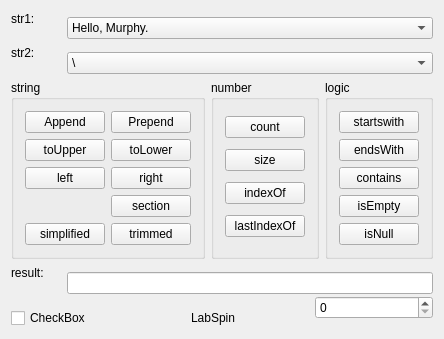
<?xml version="1.0" encoding="UTF-8"?>
<ui version="4.0">
 <class>Widget</class>
 <widget class="QWidget" name="Widget">
  <property name="geometry">
   <rect>
    <x>0</x>
    <y>0</y>
    <width>438</width>
    <height>339</height>
   </rect>
  </property>
  <property name="windowTitle">
   <string>Widget</string>
  </property>
  <layout class="QVBoxLayout" name="verticalLayout">
   <item>
    <layout class="QGridLayout" name="gridLayout">
     <item row="0" column="0">
      <widget class="QLabel" name="label">
       <property name="maximumSize">
        <size>
         <width>50</width>
         <height>16777215</height>
        </size>
       </property>
       <property name="text">
        <string>str1:</string>
       </property>
      </widget>
     </item>
     <item row="0" column="1" rowspan="2">
      <widget class="QComboBox" name="comboBox">
       <item>
        <property name="text">
         <string>Hello, Murphy.</string>
        </property>
       </item>
       <item>
        <property name="text">
         <string>Hello,                      Murphy, llllove!</string>
        </property>
       </item>
       <item>
        <property name="text">
         <string>中国人，河北</string>
        </property>
       </item>
       <item>
        <property name="text">
         <string>ok\hello\nice</string>
        </property>
       </item>
      </widget>
     </item>
     <item row="1" column="0" rowspan="2">
      <widget class="QLabel" name="label_2">
       <property name="maximumSize">
        <size>
         <width>50</width>
         <height>16777215</height>
        </size>
       </property>
       <property name="text">
        <string>str2:</string>
       </property>
      </widget>
     </item>
     <item row="2" column="1">
      <widget class="QComboBox" name="comboBox_2">
       <item>
        <property name="text">
         <string>\</string>
        </property>
       </item>
       <item>
        <property name="text">
         <string>Hello</string>
        </property>
       </item>
       <item>
        <property name="text">
         <string>!</string>
        </property>
       </item>
       <item>
        <property name="text">
         <string>.</string>
        </property>
       </item>
       <item>
        <property name="text">
         <string>.cpp</string>
        </property>
       </item>
       <item>
        <property name="text">
         <string>:</string>
        </property>
       </item>
       <item>
        <property name="text">
         <string>,</string>
        </property>
       </item>
      </widget>
     </item>
    </layout>
   </item>
   <item>
    <layout class="QHBoxLayout" name="horizontalLayout">
     <item>
      <widget class="QGroupBox" name="groupBox">
       <property name="sizePolicy">
        <sizepolicy hsizetype="Preferred" vsizetype="Preferred">
         <horstretch>0</horstretch>
         <verstretch>0</verstretch>
        </sizepolicy>
       </property>
       <property name="minimumSize">
        <size>
         <width>0</width>
         <height>0</height>
        </size>
       </property>
       <property name="title">
        <string>string</string>
       </property>
       <layout class="QGridLayout" name="gridLayout_3">
        <item row="0" column="0">
         <widget class="QPushButton" name="pushButton">
          <property name="text">
           <string>Append</string>
          </property>
         </widget>
        </item>
        <item row="0" column="1">
         <widget class="QPushButton" name="pushButton_2">
          <property name="text">
           <string>Prepend</string>
          </property>
         </widget>
        </item>
        <item row="1" column="0">
         <widget class="QPushButton" name="pushButton_3">
          <property name="text">
           <string>toUpper</string>
          </property>
         </widget>
        </item>
        <item row="1" column="1">
         <widget class="QPushButton" name="pushButton_4">
          <property name="text">
           <string>toLower</string>
          </property>
         </widget>
        </item>
        <item row="2" column="0">
         <widget class="QPushButton" name="pushButton_5">
          <property name="text">
           <string>left</string>
          </property>
         </widget>
        </item>
        <item row="2" column="1">
         <widget class="QPushButton" name="pushButton_6">
          <property name="text">
           <string>right</string>
          </property>
         </widget>
        </item>
        <item row="3" column="1">
         <widget class="QPushButton" name="pushButton_7">
          <property name="text">
           <string>section</string>
          </property>
         </widget>
        </item>
        <item row="4" column="0">
         <widget class="QPushButton" name="pushButton_8">
          <property name="text">
           <string>simplified</string>
          </property>
         </widget>
        </item>
        <item row="4" column="1">
         <widget class="QPushButton" name="pushButton_9">
          <property name="text">
           <string>trimmed</string>
          </property>
         </widget>
        </item>
       </layout>
      </widget>
     </item>
     <item>
      <widget class="QGroupBox" name="groupBox_2">
       <property name="title">
        <string>number</string>
       </property>
       <layout class="QGridLayout" name="gridLayout_4">
        <item row="0" column="0">
         <widget class="QPushButton" name="pushButton_10">
          <property name="text">
           <string>count</string>
          </property>
         </widget>
        </item>
        <item row="1" column="0">
         <widget class="QPushButton" name="pushButton_11">
          <property name="text">
           <string>size</string>
          </property>
         </widget>
        </item>
        <item row="2" column="0">
         <widget class="QPushButton" name="pushButton_12">
          <property name="text">
           <string>indexOf</string>
          </property>
         </widget>
        </item>
        <item row="3" column="0">
         <widget class="QPushButton" name="pushButton_13">
          <property name="text">
           <string>lastIndexOf</string>
          </property>
         </widget>
        </item>
       </layout>
      </widget>
     </item>
     <item>
      <widget class="QGroupBox" name="groupBox_3">
       <property name="title">
        <string>logic</string>
       </property>
       <layout class="QVBoxLayout" name="verticalLayout_2">
        <item>
         <widget class="QPushButton" name="pushButton_15">
          <property name="text">
           <string>startswith</string>
          </property>
         </widget>
        </item>
        <item>
         <widget class="QPushButton" name="pushButton_14">
          <property name="text">
           <string>endsWith</string>
          </property>
         </widget>
        </item>
        <item>
         <widget class="QPushButton" name="pushButton_16">
          <property name="text">
           <string>contains</string>
          </property>
         </widget>
        </item>
        <item>
         <widget class="QPushButton" name="pushButton_18">
          <property name="text">
           <string>isEmpty</string>
          </property>
         </widget>
        </item>
        <item>
         <widget class="QPushButton" name="pushButton_17">
          <property name="text">
           <string>isNull</string>
          </property>
         </widget>
        </item>
       </layout>
      </widget>
     </item>
    </layout>
   </item>
   <item>
    <layout class="QGridLayout" name="gridLayout_2">
     <item row="0" column="0">
      <widget class="QLabel" name="label_3">
       <property name="maximumSize">
        <size>
         <width>50</width>
         <height>16777215</height>
        </size>
       </property>
       <property name="text">
        <string>result:</string>
       </property>
      </widget>
     </item>
     <item row="1" column="3" rowspan="2">
      <widget class="QSpinBox" name="spinBox"/>
     </item>
     <item row="2" column="0" colspan="2">
      <widget class="QCheckBox" name="checkBox">
       <property name="text">
        <string>CheckBox</string>
       </property>
      </widget>
     </item>
     <item row="2" column="2">
      <widget class="QLabel" name="labSpin">
       <property name="text">
        <string>LabSpin</string>
       </property>
      </widget>
     </item>
     <item row="0" column="1" rowspan="2" colspan="3">
      <widget class="QLineEdit" name="lineEditResult"/>
     </item>
    </layout>
   </item>
  </layout>
 </widget>
 <layoutdefault spacing="6" margin="11"/>
 <resources/>
 <connections/>
</ui>
